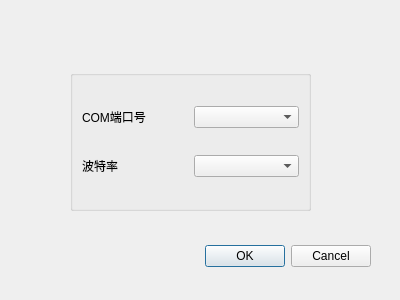
<?xml version="1.0" encoding="UTF-8"?>
<ui version="4.0">
 <class>ConnectSerialDialog</class>
 <widget class="QDialog" name="ConnectSerialDialog">
  <property name="geometry">
   <rect>
    <x>0</x>
    <y>0</y>
    <width>400</width>
    <height>300</height>
   </rect>
  </property>
  <property name="windowTitle">
   <string>Dialog</string>
  </property>
  <widget class="QDialogButtonBox" name="buttonBox">
   <property name="geometry">
    <rect>
     <x>30</x>
     <y>240</y>
     <width>341</width>
     <height>32</height>
    </rect>
   </property>
   <property name="orientation">
    <enum>Qt::Horizontal</enum>
   </property>
   <property name="standardButtons">
    <set>QDialogButtonBox::Cancel|QDialogButtonBox::Ok</set>
   </property>
  </widget>
  <widget class="QGroupBox" name="groupBox">
   <property name="geometry">
    <rect>
     <x>70</x>
     <y>70</y>
     <width>241</width>
     <height>141</height>
    </rect>
   </property>
   <property name="title">
    <string/>
   </property>
   <property name="alignment">
    <set>Qt::AlignCenter</set>
   </property>
   <layout class="QVBoxLayout" name="verticalLayout">
    <item>
     <layout class="QHBoxLayout" name="horizontalLayout">
      <item>
       <widget class="QLabel" name="label">
        <property name="text">
         <string>COM端口号</string>
        </property>
       </widget>
      </item>
      <item>
       <widget class="QComboBox" name="comboBoxCom"/>
      </item>
     </layout>
    </item>
    <item>
     <layout class="QHBoxLayout" name="horizontalLayout_2">
      <item>
       <widget class="QLabel" name="label_2">
        <property name="text">
         <string>波特率</string>
        </property>
       </widget>
      </item>
      <item>
       <widget class="QComboBox" name="comboBoxBaud"/>
      </item>
     </layout>
    </item>
   </layout>
  </widget>
 </widget>
 <resources/>
 <connections>
  <connection>
   <sender>buttonBox</sender>
   <signal>accepted()</signal>
   <receiver>ConnectSerialDialog</receiver>
   <slot>accept()</slot>
   <hints>
    <hint type="sourcelabel">
     <x>248</x>
     <y>254</y>
    </hint>
    <hint type="destinationlabel">
     <x>157</x>
     <y>274</y>
    </hint>
   </hints>
  </connection>
  <connection>
   <sender>buttonBox</sender>
   <signal>rejected()</signal>
   <receiver>ConnectSerialDialog</receiver>
   <slot>reject()</slot>
   <hints>
    <hint type="sourcelabel">
     <x>316</x>
     <y>260</y>
    </hint>
    <hint type="destinationlabel">
     <x>286</x>
     <y>274</y>
    </hint>
   </hints>
  </connection>
 </connections>
</ui>
